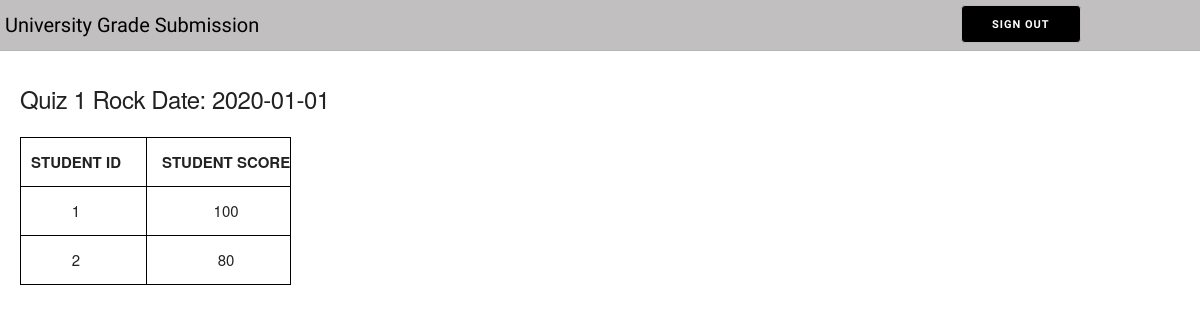
Page /quiz/1/results/ on the committed database.
### tables this page shows
CREATE TABLE quizes (
    quiz_id INTEGER PRIMARY KEY AUTOINCREMENT NOT NULL,
    subject_name TEXT,
    questions TEXT,
    quiz_date DATE
);

CREATE TABLE results (
    results_id INTEGER PRIMARY KEY AUTOINCREMENT NOT NULL,
    student_id INT NOT NULL,
    quiz_id INT NOT NULL,
    grade INT NOT NULL
);

### app.py (the view)
@app.route('/quiz/<id>/results/')
def get_quiz(id):
    cursor = conn.cursor()
    anon_query = find_quizes_with_students(id)
    anon_results = get_results(cursor, anon_query)
    anon_values = merge_tuples_to_dict(config_anon_view_keys(), anon_results) if anon_results else anon_results
    print(anon_results)
    print(anon_values)
    return render_template('quiz-detail.html', anon_values=anon_values, cache_bust=random.random())

### utilities.py (called while the page is built)
def get_results(cursor, query):
    cursor.execute(query)
    result = cursor.fetchall()
    return result

def config_anon_view_keys():
    results_tuple = ('person_id', 'subject', 'quiz_id', 'quiz_date', 'score')
    return results_tuple

def merge_tuples_to_dict(key_tup, val_tup_list):
    result_list = [dict(zip(key_tup, val_tup)) for val_tup in val_tup_list]
    return result_list

def find_quizes_with_students(id):
    sql_query = f"""
    SELECT
    students.student_id AS 'personId',
	quizes.subject_name AS 'quizSubject',
    quizes.quiz_id AS 'quizId',
    quizes.quiz_date as 'quizDate',
    results.grade AS 'resultsScore'
    FROM students
	JOIN results ON students.student_id = results.student_id
    JOIN quizes ON results.quiz_id = quizes.quiz_id
    WHERE quizes.quiz_id IS {id};
    """
    return sql_query

### templates/quiz-detail.html (shortened to what this page needs)
<!DOCTYPE html>
<html lang="en">
<head>
    <link rel="stylesheet" href="{{ url_for('static', filename='css/normalize.css')}}?bust={{cache_bust}}">
    <link rel="stylesheet" href="{{ url_for('static', filename='css/skeleton.css')}}?bust={{cache_bust}}">
    <link rel="stylesheet" href="{{ url_for('static', filename='css/main.css')}}?bust={{cache_bust}}">
</head>
<body>
    <div class="sign-up-page">
        <div class="nav-bar">
            <div class="nav-heading">
                <span><a href="/login">University Grade Submission</a></span>
            </div>
            <div class="error-messages">
            </div>
            <div class="signout-button-container">
                <form action="/logout">
                    <button class="signout-button">Sign Out</button>
                </form>
            </div>
        </div>
        {% if anon_values %}
        <div class="student-table">
            <div>
                <h5>{{ "Quiz " + anon_values[0]["quiz_id"]|string + " " + anon_values[0]['subject'].capitalize() + " Date: " + anon_values[0]['quiz_date'] }}</h5>
            </div>
            <table>
                <tr>
                    <th>STUDENT ID</th>
                    <th>STUDENT SCORE</th>
                </tr>
                {% for anon in anon_values %}
                <tr>
                    <td>{{ anon.person_id }}</td>
                    <td>{{ anon.score }}</td>
                </tr>
                {% endfor %}
            </table>
            {% else %}
                <div class="student-table"><h5>No Results</h5></div>
            {% endif %}
        </div>
    </div>
</body>
</html>

### static/css/skeleton.css (style rules this page uses)
html { font-size: 62.5%; }
body { font-size: 1.5em; line-height: 1.6; font-weight: 400; font-family: "Raleway", "HelveticaNeue", "Helvetica Neue", Helvetica, Arial, sans-serif; color: #222; }
h1, h2, h3, h4, h5, h6 { margin-top: 0; margin-bottom: 2rem; font-weight: 300; }
h5 { font-size: 1.8rem; line-height: 1.5; letter-spacing: -.05rem; }
@media (min-width: 550px) { h5 { font-size: 2.4rem; } }
a { color: #1EAEDB; }
.button, button, input[type="submit"], input[type="reset"], input[type="button"] { display: inline-block; height: 38px; padding: 0 30px; color: #555; text-align: center; font-size: 11px; font-weight: 600; line-height: 38px; letter-spacing: .1rem; text-transform: uppercase; text-decoration: none; white-space: nowrap; background-color: transparent; border-radius: 4px; border: 1px solid #bbb; cursor: pointer; box-sizing: border-box; }
th, td { padding: 12px 15px; text-align: left; border-bottom: 1px solid #E1E1E1; }
th:first-child, td:first-child { padding-left: 0; }
th:last-child, td:last-child { padding-right: 0; }
button, .button { margin-bottom: 1rem; }
pre, blockquote, dl, figure, table, p, ul, ol, form { margin-bottom: 2.5rem; }

### static/css/main.css (style rules this page uses)
table, th, td { border: 1px solid black; }
button, select, .btn { cursor: pointer; }
.sign-up-page { width: 100%; height: 100%; position: absolute; }
.nav-bar { width: 100%; background-color: #c1bfbf; height: 50px; font-family: 'Oxygen', sans-serif; border-bottom: 1px solid #b7b6b6; display: flex; }
.nav-heading { width: 35%; padding-left: 5px; font-size: 2rem; height: 100%; align-items: center; display: flex; cursor: pointer; }
.nav-heading a:link, .nav-heading a:visited, .nav-heading a:hover, .nav-heading a:active { text-decoration: none; color: black; }
.error-messages { width: 45%; display: flex; justify-content: flex-end; align-items:center; color: #bf3737; font-weight: 800; }
.signout-button-container { width: 20%; display: flex; }
.signout-button { background-color: black; color: white; margin-bottom: 0; margin-top: 5px; }
.student-table { padding-top: 30px; padding-left: 20px; }
.student-table, td, th { min-width: 110px; }
.student-table th, .student-table td { text-align: center; }

### rows in the picture
quizes: subject_name+quiz_date "Quiz 1 Rock Date: 2020-01-01"
results: person_id "1", score "100"
results: person_id "2", score "80"
